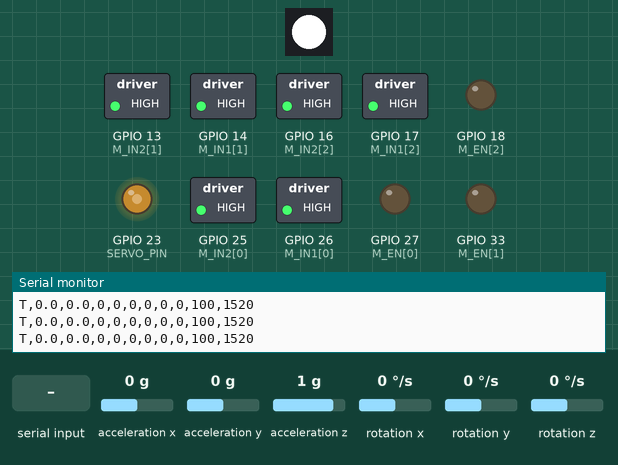
Bench run of a sketch on a simulated ESP32. On the bench: 1 RGB LEDs in strip order, left to right, switched loads named in the sketch (green lamp = pin HIGH), output pins drawn as LEDs (lit = HIGH), the last lines printed to the serial monitor. Wiring (inferred from the names in the program): MPU-6050 motion sensor at I2C address 0x68. The test bench sets the inputs (shaded band); at power-on: acceleration x 0 g, acceleration y 0 g, acceleration z 1 g, rotation x 0 °/s, rotation y 0 °/s, rotation z 0 °/s.

Above: at 2.5 s.
2.6 s: "L\n" received over Serial
At 3.6 s:
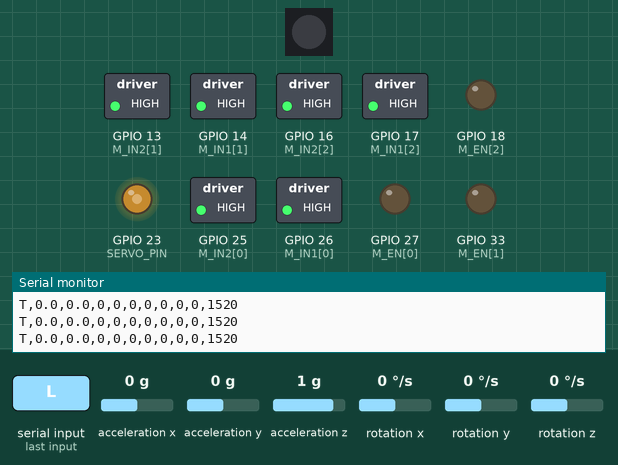
4.1 s: "B90\n" received over Serial
At 4.9 s:
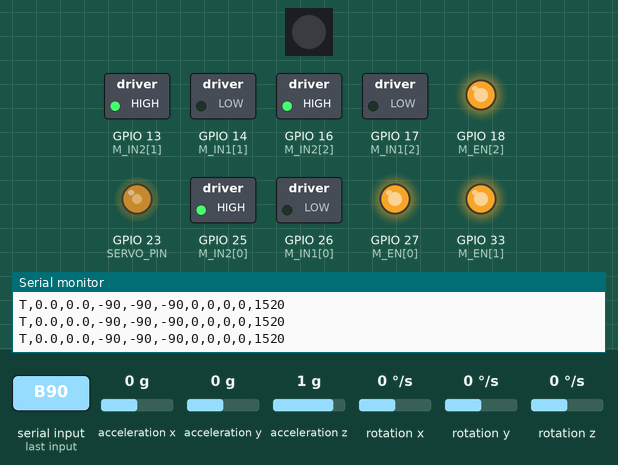
6.6 s: "V\n" received over Serial
At 8.2 s:
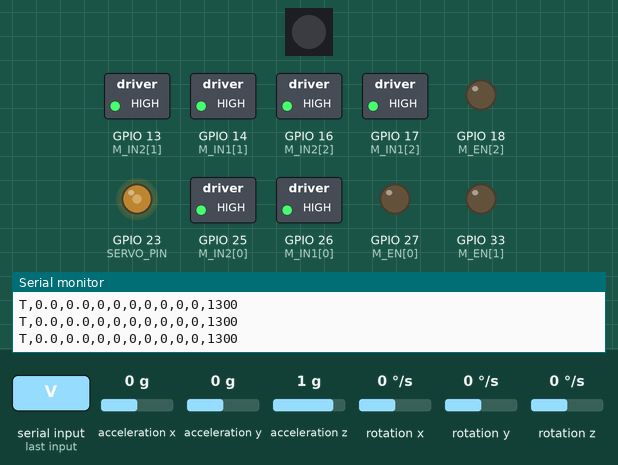
Timing chart, 0 to 9.7 s (numbered marks = the images above; inputs shaded):
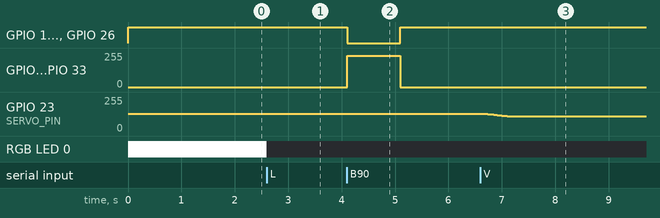

Measured:
- after the input at 2.6 s, RGB LED 0: RGB(255, 255, 255) → off at once
- after the input at 4.1 s, GPIO 14 (M_IN1[1]), GPIO 17 (M_IN1[2]), GPIO 26 (M_IN1[0]): HIGH → LOW at once, → HIGH 0.99 s later; GPIO 18 (M_EN[2]), GPIO 27 (M_EN[0]), GPIO 33 (M_EN[1]): 0/255 → 236/255 at once, → 0/255 0.99 s later
- after the input at 6.6 s, GPIO 23 (SERVO_PIN): moves from 129/255 to 110/255 over 0.51 s, starting after 0.08 s

The sketch:

pipe_robot_esp32.ino
```cpp
/*
  ============================================================
   PIPE INSPECTION ROBOT  -  ESP32 FIRMWARE   (v3: TB6612 + GD2508MG tendon)
  ============================================================
   Controls : 3 DC drive motors on 2x TB6612FNG drivers,
              addressable LED (WS2812-type),
              Goteck GD2508MG servo that pulls the tendon to bend the TPU linkage,
              MPU6050 IMU
   Talks to : Raspberry Pi over USB serial (115200 baud)
   Board    : "ESP32 Dev Module"  (ESP32 Arduino core v3.x)
   Libraries: Adafruit NeoPixel (install once), Wire (built in)

   COMMANDS (one per line, sent by the Pi)
   ---------------------------------------
   P                  ping                          -> replies "OK"
   F 60 / B 60        all motors forward / backward at 60 %
   S                  stop (brake)
   M 50 50 50         each motor separately (-100..100 %)
   L 80               LED brightness 0..100 %
   D 40               bend the linkage: -100 (full right) .. 0 (straight) .. +100 (full left)
   V 1450             raw servo pulse in microseconds (CALIBRATION ONLY, clamped to safe limits)
   Z                  zero the IMU (take current pose as level)
   K S 1.0 6.0 0.0    set SPEED PID gains (kp ki kd)  - only used with encoders
   G                  print current settings

   TELEMETRY (sent 20 times/second)
   --------------------------------
   T,roll,pitch,cmd1,cmd2,cmd3,rpm1,rpm2,rpm3,light,servo_us

   SAFETY : motors stop if no command arrives for 1 second.
            The bend is kept (the robot does not snap straight inside an elbow).
   SERVO  : always starts at mid position (1520 us), then moves with smooth
            acceleration / deceleration (trapezoidal profile) - no jerks.
  ============================================================
*/

#include <Wire.h>
#include <math.h>
#include <Adafruit_NeoPixel.h>

// ================== 1. SETTINGS YOU MAY CHANGE ==================

// ---- Motor driver pins: 2x TB6612FNG ----
//              Motor 1 (A: AIN1/AIN2/PWMA), Motor 2 (A: BIN1/BIN2/PWMB), Motor 3 (B: AIN1/AIN2/PWMA)
const int M_IN1[3] = {26, 14, 17};
const int M_IN2[3] = {25, 13, 16};
const int M_EN [3] = {27, 33, 18};      // PWM speed pins
const bool M_REVERSE[3] = {false, false, false};  // set true if that motor spins the wrong way
// NOTE: STBY pin on BOTH TB6612 boards must be tied to 3.3 V (HIGH), or nothing moves.

const int PWM_FREQ = 20000;  // 20 kHz: right for TB6612, and silent
const int PWM_BITS = 10;     // 0..1023
const int PWM_MAX  = (1 << PWM_BITS) - 1;
const int MIN_PWM_PCT = 25;  // dead zone: below this the motors only hum. Tune it.

// ---- LED (WS2812-type, DI pin) ----
const int LIGHT_PIN     = 19;   // -> 330 ohm -> LED DI
const int LED_COUNT     = 1;    // number of LEDs (change for a ring/strip)
const int LIGHT_ON_BOOT = 100;  // % brightness at power-up

// ---- Tendon servo: Goteck GD2508MG ----
const int   SERVO_PIN         = 23;
const int   SERVO_FREQ_HZ     = 333;    // GD2508MG: 333 Hz = best accuracy and holding torque
const int   SERVO_MID_US      = 1520;   // servo neutral - ALWAYS used at power-up
const int   SERVO_STRAIGHT_US = 1520;   // pulse where the TPU linkage is straight (calibrate)
const int   SERVO_BEND_US     = 200;    // pulse change from straight for FULL bend (calibrate)
const int   SERVO_SAFE_MIN_US = 1300;   // hard limits - never go beyond (protect tendon + TPU)
const int   SERVO_SAFE_MAX_US = 1740;
const bool  SERVO_INVERT      = false;  // true if D + (left) bends the robot to the right
const float SERVO_MAX_SPEED   = 800.0;  // us per second   (top speed of the profile)
const float SERVO_ACCEL       = 2000.0; // us per second^2 (how gently it speeds up / slows down)

// ---- I2C (MPU6050) ----
const int SDA_PIN = 21;
const int SCL_PIN = 22;

// ---- Encoders (set USE_ENCODERS to 1 only if your motors have them) ----
#define USE_ENCODERS 0
const int   ENC_PIN[3] = {34, 35, 39};
const float ENC_CPR    = 700.0;
const float MAX_RPM    = 100.0;

// ---- Speed PID (used only with encoders) ----
float SPD_KP = 1.0, SPD_KI = 6.0, SPD_KD = 0.0;
const float SLOPE_FF = 40.0;   // extra % per unit sin(pitch) when climbing (0 = off)

// ---- Timing ----
const unsigned long CONTROL_US   = 10000;  // control loop 100 Hz
const unsigned long TELEMETRY_MS = 50;     // telemetry 20 Hz
const unsigned long WATCHDOG_MS  = 1000;   // stop motors if Pi goes silent

// ================== 2. SMALL PID HELPER ==================
struct PID {
  float kp, ki, kd;
  float integ = 0, prevMeas = 0;
  float outMin, outMax;
  bool  first = true;
  void reset() { integ = 0; first = true; }
  float update(float target, float meas, float dt) {
    float err = target - meas;
    float dMeas = first ? 0 : (meas - prevMeas) / dt;
    first = false;
    prevMeas = meas;
    float newInteg = integ + ki * err * dt;
    float out = kp * err + newInteg - kd * dMeas;
    if (out > outMax)      out = outMax;
    else if (out < outMin) out = outMin;
    else                   integ = newInteg;     // anti-windup
    return out;
  }
};
PID speedPid[3];

// ================== 3. STATE ==================
float target[3]   = {0, 0, 0};
float motorCmd[3] = {0, 0, 0};
float rpm[3]      = {0, 0, 0};
int   lightPct = 0;

float servoUs       = SERVO_MID_US;   // where the servo is now
float servoVel      = 0;              // current speed (us/s), for smooth motion
float servoTargetUs = SERVO_MID_US;   // where it is going
int   bendPct       = 0;

float roll = 0, pitch = 0;
float rollZero = 0, pitchZero = 0;
float gyroBiasX = 0, gyroBiasY = 0;
float rawRoll = 0, rawPitch = 0;
bool  imuOk = false;

unsigned long lastCmdMs = 0, lastCtrlUs = 0, lastTelMs = 0;
String rxLine = "";

#if USE_ENCODERS
volatile long encCount[3] = {0, 0, 0};
void IRAM_ATTR enc0() { encCount[0]++; }
void IRAM_ATTR enc1() { encCount[1]++; }
void IRAM_ATTR enc2() { encCount[2]++; }
long lastCount[3] = {0, 0, 0};
#endif

Adafruit_NeoPixel leds(LED_COUNT, LIGHT_PIN, NEO_GRB + NEO_KHZ800);

// ================== 4. MOTORS ==================
void setMotor(int i, float pct) {
  pct = constrain(pct, -100, 100);
  motorCmd[i] = pct;
  float p = M_REVERSE[i] ? -pct : pct;
  if (fabs(p) < 1.0) {                       // stop = short brake (TB6612: IN1=IN2=HIGH)
    digitalWrite(M_IN1[i], HIGH);
    digitalWrite(M_IN2[i], HIGH);
    ledcWrite(M_EN[i], 0);
    return;
  }
  float mag = MIN_PWM_PCT + (100.0 - MIN_PWM_PCT) * fabs(p) / 100.0;
  digitalWrite(M_IN1[i], p > 0 ? HIGH : LOW);
  digitalWrite(M_IN2[i], p > 0 ? LOW : HIGH);
  ledcWrite(M_EN[i], (int)(mag / 100.0 * PWM_MAX));
}

void stopAll() {
  for (int i = 0; i < 3; i++) {
    target[i] = 0;
    speedPid[i].reset();
    setMotor(i, 0);
  }
}

// ================== 5. LED ==================
void setLight(int pct) {
  lightPct = constrain(pct, 0, 100);
  uint8_t v = lightPct * 255 / 100;
  leds.fill(leds.Color(v, v, v));
  leds.show();
}

// ================== 6. SERVO (smooth motion) ==================
void writeServoUs(float us) {
  const float periodUs = 1000000.0 / SERVO_FREQ_HZ;      // 3003 us at 333 Hz
  ledcWrite(SERVO_PIN, (uint32_t)(us / periodUs * 16383.0));
}

void setServoTarget(float us) {
  servoTargetUs = constrain(us, SERVO_SAFE_MIN_US, SERVO_SAFE_MAX_US);
}

// bend -100 (right) .. +100 (left)
void setBend(int pct) {
  bendPct = constrain(pct, -100, 100);
  float dir = SERVO_INVERT ? -1.0 : 1.0;
  setServoTarget(SERVO_STRAIGHT_US + dir * bendPct * SERVO_BEND_US / 100.0);
}

// Trapezoidal profile: accelerate, cruise at max speed, decelerate to stop exactly on target
void servoStep(float dt) {
  float err = servoTargetUs - servoUs;
  if (fabs(err) < 0.5 && fabs(servoVel) < 20.0) {         // arrived
    servoVel = 0;
    if (servoUs != servoTargetUs) { servoUs = servoTargetUs; writeServoUs(servoUs); }
    return;
  }
  float dir = err > 0 ? 1.0 : -1.0;
  // fastest speed from which we can still stop on target: v = sqrt(2 * a * distance)
  float wantVel = dir * min(SERVO_MAX_SPEED, sqrtf(2.0 * SERVO_ACCEL * fabs(err)));

  float dvMax = SERVO_ACCEL * dt;                         // limit acceleration
  servoVel += constrain(wantVel - servoVel, -dvMax, dvMax);

  float step = servoVel * dt;
  if ((dir > 0 && step > err) || (dir < 0 && step < err)) { // never overshoot
    step = err;
    servoVel = 0;
  }
  servoUs += step;
  writeServoUs(servoUs);
}

// ================== 7. IMU (MPU6050, no library) ==================
const uint8_t MPU = 0x68;

bool imuBegin() {
  Wire.begin(SDA_PIN, SCL_PIN);
  Wire.beginTransmission(MPU);
  Wire.write(0x6B); Wire.write(0x00);          // wake up
  if (Wire.endTransmission() != 0) return false;
  Wire.beginTransmission(MPU);
  Wire.write(0x1A); Wire.write(0x03);          // 44 Hz low-pass filter
  Wire.endTransmission();
  return true;
}

bool imuRead(float &ax, float &ay, float &az, float &gx, float &gy) {
  Wire.beginTransmission(MPU);
  Wire.write(0x3B);
  if (Wire.endTransmission(false) != 0) return false;
  if (Wire.requestFrom(MPU, (uint8_t)14) != 14) return false;
  int16_t raw[7];
  for (int i = 0; i < 7; i++) raw[i] = (Wire.read() << 8) | Wire.read();
  ax = raw[0] / 16384.0;  ay = raw[1] / 16384.0;  az = raw[2] / 16384.0;
  gx = raw[4] / 131.0;    gy = raw[5] / 131.0;
  return true;
}

void imuCalibrateGyro() {               // keep the robot still for ~1 s at power-up
  float sx = 0, sy = 0, ax, ay, az, gx, gy;
  int n = 0;
  for (int i = 0; i < 200; i++) {
    if (imuRead(ax, ay, az, gx, gy)) { sx += gx; sy += gy; n++; }
    delay(5);
  }
  if (n) { gyroBiasX = sx / n; gyroBiasY = sy / n; }
}

void imuUpdate(float dt) {              // complementary filter
  float ax, ay, az, gx, gy;
  if (!imuRead(ax, ay, az, gx, gy)) return;
  float accRoll  = atan2(ay, az) * 180.0 / PI;
  float accPitch = atan2(-ax, sqrt(ay * ay + az * az)) * 180.0 / PI;
  const float A = 0.98;
  rawRoll  = A * (rawRoll  + (gx - gyroBiasX) * dt) + (1 - A) * accRoll;
  rawPitch = A * (rawPitch + (gy - gyroBiasY) * dt) + (1 - A) * accPitch;
  roll  = rawRoll  - rollZero;
  pitch = rawPitch - pitchZero;
}

// ================== 8. ENCODERS ==================
void encoderUpdate(float dt) {
#if USE_ENCODERS
  for (int i = 0; i < 3; i++) {
    noInterrupts();
    long c = encCount[i];
    interrupts();
    float r = (c - lastCount[i]) / ENC_CPR / dt * 60.0;
    lastCount[i] = c;
    if (motorCmd[i] < 0) r = -r;
    rpm[i] = 0.7 * rpm[i] + 0.3 * r;
  }
#endif
}

// ================== 9. CONTROL LOOP (100 Hz) ==================
void controlStep(float dt) {
  if (imuOk) imuUpdate(dt);
  encoderUpdate(dt);
  servoStep(dt);                                       // smooth tendon motion

  bool moving = fabs(target[0]) + fabs(target[1]) + fabs(target[2]) > 0.5;
  float slope = moving ? SLOPE_FF * sin(pitch * PI / 180.0) : 0;

  for (int i = 0; i < 3; i++) {
    if (!moving) { setMotor(i, 0); continue; }
#if USE_ENCODERS
    float corr = speedPid[i].update(target[i], rpm[i] / MAX_RPM * 100.0, dt);
    setMotor(i, target[i] + slope + corr);
#else
    setMotor(i, target[i] + slope);                    // open loop
#endif
  }
}

// ================== 10. COMMANDS ==================
void applyGains() {
  for (int i = 0; i < 3; i++) {
    speedPid[i].kp = SPD_KP; speedPid[i].ki = SPD_KI; speedPid[i].kd = SPD_KD;
    speedPid[i].outMin = -50; speedPid[i].outMax = 50;
    speedPid[i].reset();
  }
}

void printSettings() {
  Serial.printf("# speed PID kp=%.2f ki=%.2f kd=%.2f | encoders=%d imu=%d light=%d\n",
                SPD_KP, SPD_KI, SPD_KD, USE_ENCODERS, imuOk, lightPct);
  Serial.printf("# servo now=%.0f us target=%.0f us bend=%d%% | straight=%d bend=+-%d safe=%d..%d invert=%d\n",
                servoUs, servoTargetUs, bendPct, SERVO_STRAIGHT_US, SERVO_BEND_US,
                SERVO_SAFE_MIN_US, SERVO_SAFE_MAX_US, SERVO_INVERT);
}

void handleCommand(String line) {
  line.trim();
  if (line.length() == 0) return;
  lastCmdMs = millis();
  char c = toupper(line.charAt(0));
  String args = line.substring(1);
  args.trim();
  float a = 0, b = 0, d = 0;

  switch (c) {
    case 'P': Serial.println("OK"); break;
    case 'F': a = args.toFloat(); for (int i = 0; i < 3; i++) target[i] =  constrain(a, 0, 100); break;
    case 'B': a = args.toFloat(); for (int i = 0; i < 3; i++) target[i] = -constrain(a, 0, 100); break;
    case 'S': stopAll(); break;
    case 'M':
      if (sscanf(args.c_str(), "%f %f %f", &a, &b, &d) == 3) {
        target[0] = constrain(a, -100, 100);
        target[1] = constrain(b, -100, 100);
        target[2] = constrain(d, -100, 100);
      }
      break;
    case 'L': setLight(args.toInt()); break;
    case 'D': setBend(args.toInt()); break;
    case 'V': bendPct = 0; setServoTarget(args.toInt()); break;   // raw us, calibration
    case 'Z': rollZero = rawRoll; pitchZero = rawPitch; Serial.println("# IMU zeroed"); break;
    case 'G': printSettings(); break;
    case 'K': {
      char which; float kp, ki, kd;
      if (sscanf(args.c_str(), "%c %f %f %f", &which, &kp, &ki, &kd) == 4 && toupper(which) == 'S') {
        SPD_KP = kp; SPD_KI = ki; SPD_KD = kd;
        applyGains();
        printSettings();
      }
      break;
    }
    default: Serial.println("# unknown command");
  }
}

void readSerial() {
  while (Serial.available()) {
    char ch = Serial.read();
    if (ch == '\n' || ch == '\r') {
      if (rxLine.length()) handleCommand(rxLine);
      rxLine = "";
    } else if (rxLine.length() < 60) {
      rxLine += ch;
    }
  }
}

void sendTelemetry() {
  Serial.printf("T,%.1f,%.1f,%.0f,%.0f,%.0f,%.0f,%.0f,%.0f,%d,%d\n",
                roll, pitch, motorCmd[0], motorCmd[1], motorCmd[2],
                rpm[0], rpm[1], rpm[2], lightPct, (int)servoUs);
}

// ================== 11. SETUP & LOOP ==================
void setup() {
  // servo FIRST: hold mid position from the very start
  ledcAttach(SERVO_PIN, SERVO_FREQ_HZ, 14);
  writeServoUs(SERVO_MID_US);

  Serial.begin(115200);

  for (int i = 0; i < 3; i++) {
    pinMode(M_IN1[i], OUTPUT);
    pinMode(M_IN2[i], OUTPUT);
    ledcAttach(M_EN[i], PWM_FREQ, PWM_BITS);
  }
  leds.begin();

#if USE_ENCODERS
  for (int i = 0; i < 3; i++) pinMode(ENC_PIN[i], INPUT);
  attachInterrupt(digitalPinToInterrupt(ENC_PIN[0]), enc0, RISING);
  attachInterrupt(digitalPinToInterrupt(ENC_PIN[1]), enc1, RISING);
  attachInterrupt(digitalPinToInterrupt(ENC_PIN[2]), enc2, RISING);
#endif

  applyGains();
  stopAll();
  setLight(LIGHT_ON_BOOT);

  imuOk = imuBegin();
  if (imuOk) imuCalibrateGyro();

  setBend(0);   // then glide smoothly from mid to 'straight' (same if both are 1520)

  Serial.println(imuOk ? "# READY (IMU ok)" : "# READY (IMU NOT FOUND - check wiring)");
  lastCmdMs = millis();
  lastCtrlUs = micros();
}

void loop() {
  readSerial();

  if (millis() - lastCmdMs > WATCHDOG_MS) {
    bool anyMoving = target[0] != 0 || target[1] != 0 || target[2] != 0;
    if (anyMoving) { stopAll(); Serial.println("# watchdog stop"); }
  }

  unsigned long now = micros();
  if (now - lastCtrlUs >= CONTROL_US) {
    float dt = (now - lastCtrlUs) / 1e6;
    lastCtrlUs = now;
    controlStep(dt);
  }

  if (millis() - lastTelMs >= TELEMETRY_MS) {
    lastTelMs = millis();
    sendTelemetry();
  }
}
```
